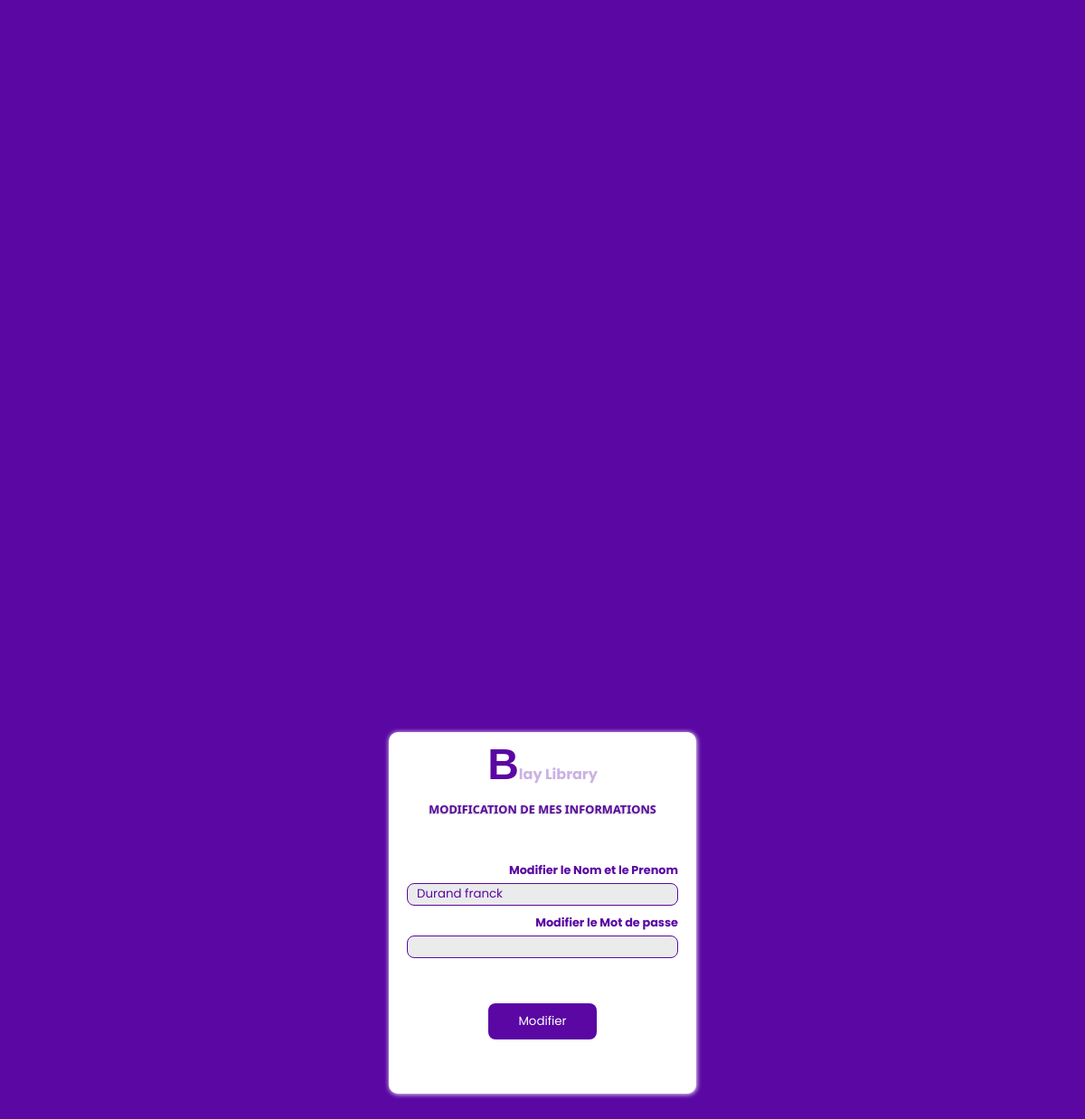
The page /updater/8 on the database as committed earlier.
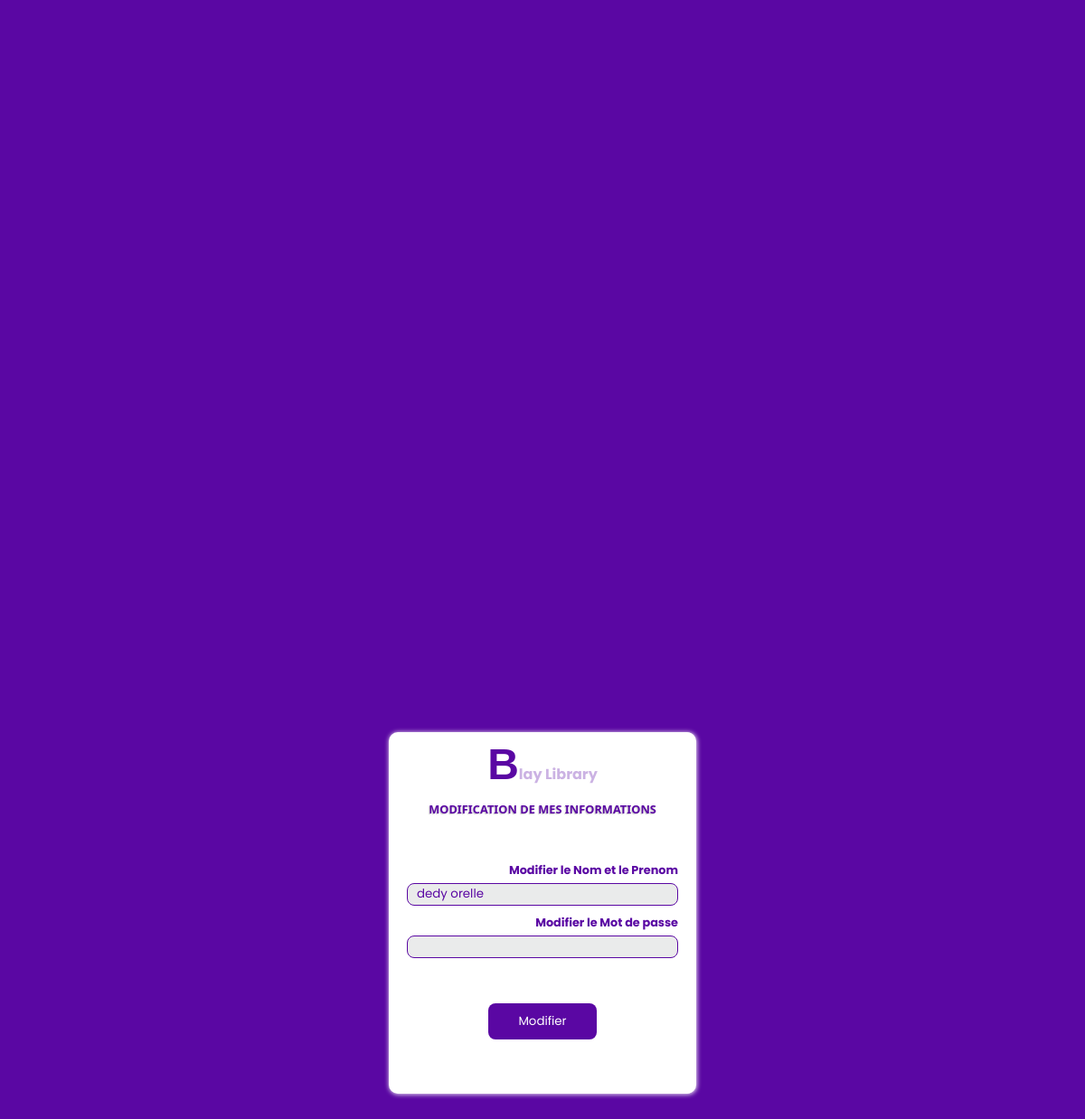
The same page on the database as committed later.
### app.py (models this page shows, shortened)
class Profil(db.Model):
    id = db.Column(db.Integer, primary_key = True)
    first_name = db.Column(db.String(20), unique = False , nullable = False)
    last_name = db.Column(db.String(20), unique = True , nullable = False)
    age = db.Column(db.String(8),nullable = False)

### app.py (the view, shortened to what this page needs)
@app.route('/updater/<int:id>', methods=['GET', 'POST'])
def updater(id):
    user = Profil.query.get(id)
    eude = Profil.query.all()
    return render_template('updatpro.html', user=user)

### templates/updatpro.html (shortened to what this page needs)
<!DOCTYPE html>
<html lang="en">
<head>
    <link rel="stylesheet" href="{{ url_for('static', filename='CSS/styles.css')}}">
</head>
<body>
    <header>
        <div class="dex2">
            <div class="mp">
                <div class="hea2">
                    <a href="/useprid"><strong><p style="color: rgba(162, 117, 204, 0.555);"><span style="font-family: 'Gill Sans', 'Gill Sans MT', Calibri, 'Trebuchet MS', sans-serif;font-size: 3rem;color: rgb(90, 7, 163);">B</span>lay Library</p></strong></a>
                </div>
                <div class="hea2">
                    <h2 style="color: rgb(90, 7, 163);font-size: 0.8rem;margin-bottom: 10px;font-family: system-ui, -apple-system, BlinkMacSystemFont, 'Segoe UI', Roboto, Oxygen, Ubuntu, Cantarell, 'Open Sans', 'Helvetica Neue', sans-serif;">MODIFICATION DE MES INFORMATIONS</h2>
                </div>
                <form action="{{url_for('updater', id = user.id)}}" method="post" class="formulaire" style="margin-top: 30px;">
                    <label >Modifier le Nom et le Prenom</label>
                    <input required type="text" name="first_name" value="{{ user.first_name }}" id="">
                    <label >Modifier le Mot de passe</label>
                    <input  required type="text" name="age" value="" id="{{ user.age }}" id="">
                    <button type="submit" style="margin-top: 50px;">Modifier</button>
                </form>
            </div>
        </div>
    </header>
</body>
</html>

Rows that differ between the two databases and show on the page:
changed Profil: first_name "Durand franck" → "dedy orelle"
